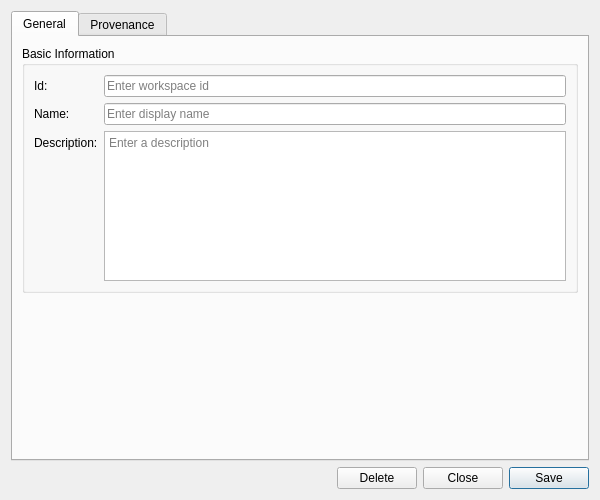
<?xml version="1.0" encoding="UTF-8"?>
<ui version="4.0">
 <class>WorkspaceDetailDialog</class>
 <widget class="QWidget" name="WorkspaceDetailDialog">
  <property name="geometry">
   <rect>
    <x>0</x>
    <y>0</y>
    <width>600</width>
    <height>500</height>
   </rect>
  </property>
  <property name="sizePolicy">
   <sizepolicy hsizetype="Preferred" vsizetype="Preferred">
    <horstretch>0</horstretch>
    <verstretch>0</verstretch>
   </sizepolicy>
  </property>
  <property name="minimumSize">
   <size>
    <width>600</width>
    <height>500</height>
   </size>
  </property>
  <property name="windowTitle">
   <string>Workspace Details</string>
  </property>
  <layout class="QVBoxLayout" name="verticalLayout">
   <item>
    <widget class="QTabWidget" name="tabWidget">
     <property name="currentIndex"><number>0</number></property>
     <widget class="QWidget" name="generalTab">
      <attribute name="title"><string>General</string></attribute>
      <layout class="QVBoxLayout" name="generalLayout">
       <item>
        <widget class="QGroupBox" name="basicInfoGroup">
         <property name="title">
          <string>Basic Information</string>
         </property>
         <layout class="QFormLayout" name="formLayout">
          <item row="0" column="0">
           <widget class="QLabel" name="labelId">
            <property name="text">
             <string>Id:</string>
            </property>
           </widget>
          </item>
          <item row="0" column="1">
           <widget class="QLineEdit" name="codeEdit">
            <property name="placeholderText">
             <string>Enter workspace id</string>
            </property>
           </widget>
          </item>
          <item row="1" column="0">
           <widget class="QLabel" name="labelName">
            <property name="text">
             <string>Name:</string>
            </property>
           </widget>
          </item>
          <item row="1" column="1">
           <widget class="QLineEdit" name="nameEdit">
            <property name="placeholderText">
             <string>Enter display name</string>
            </property>
           </widget>
          </item>
          <item row="2" column="0">
           <widget class="QLabel" name="labelDescription">
            <property name="text">
             <string>Description:</string>
            </property>
           </widget>
          </item>
          <item row="2" column="1">
           <widget class="QPlainTextEdit" name="descriptionEdit">
            <property name="minimumSize">
             <size>
              <width>0</width>
              <height>80</height>
             </size>
            </property>
            <property name="maximumSize">
             <size>
              <width>16777215</width>
              <height>150</height>
             </size>
            </property>
            <property name="placeholderText">
             <string>Enter a description</string>
            </property>
           </widget>
          </item>
         </layout>
        </widget>
       </item>
       <item>
        <spacer name="verticalSpacer">
         <property name="orientation">
          <enum>Qt::Vertical</enum>
         </property>
         <property name="sizeHint" stdset="0">
          <size>
           <width>20</width>
           <height>40</height>
          </size>
         </property>
        </spacer>
       </item>
      </layout>
     </widget>
     <widget class="QWidget" name="provenanceTab">
      <attribute name="title"><string>Provenance</string></attribute>
      <layout class="QVBoxLayout" name="provenanceTabLayout">
       <item>
        <widget class="ores::qt::ProvenanceWidget" name="provenanceWidget" native="true"/>
       </item>
      </layout>
     </widget>
    </widget>
   </item>
   <item>
    <layout class="QHBoxLayout" name="buttonLayout">
     <item>
      <spacer name="horizontalSpacer">
       <property name="orientation">
        <enum>Qt::Horizontal</enum>
       </property>
       <property name="sizeHint" stdset="0">
        <size>
         <width>40</width>
         <height>20</height>
        </size>
       </property>
      </spacer>
     </item>
     <item>
      <widget class="QPushButton" name="deleteButton">
       <property name="text">
        <string>Delete</string>
       </property>
      </widget>
     </item>
     <item>
      <widget class="QPushButton" name="closeButton">
       <property name="text">
        <string>Close</string>
       </property>
      </widget>
     </item>
     <item>
      <widget class="QPushButton" name="saveButton">
       <property name="text">
        <string>Save</string>
       </property>
       <property name="default">
        <bool>true</bool>
       </property>
      </widget>
     </item>
    </layout>
   </item>
  </layout>
 </widget>
 <customwidgets>
  <customwidget>
   <class>ores::qt::ProvenanceWidget</class>
   <extends>QWidget</extends>
   <header>ores.qt/ProvenanceWidget.hpp</header>
  </customwidget>
 </customwidgets>
 <resources/>
 <connections/>
</ui>
